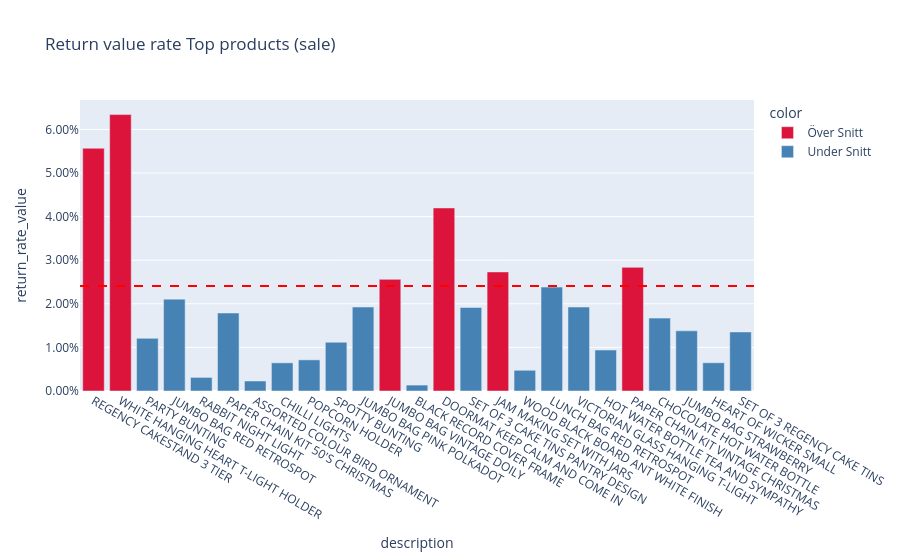

Here is the notebook cell this chart was saved with:
### Code cell
#
rv_topsale = df_rvalue_top_sale.head(25).copy()
rv_topsale['color'] = rv_topsale['return_rate_value'].apply(lambda x: 'Över Snitt' if x > df_avg_rr['weighted_return_rate_value'][0] else 'Under Snitt')

fig_rv_topsale = px.bar(rv_topsale,
                       x='description',
                       y='return_rate_value',
                       color='color',
                       color_discrete_map={'Över Snitt': 'crimson', 'Under Snitt': 'steelblue'},
                       title='Return value rate Top products (sale)',
                       category_orders={'description': rv_topsale['description'].tolist()}
                       )

fig_rv_topsale.add_hline(
    y=df_avg_rr['weighted_return_rate_value'][0],
    line_dash='dash',
    line_color='red'    
)

fig_rv_topsale.update_yaxes(tickformat='.2%')

fig_rv_topsale.show()

### Figure 1 — Plotly figure (JSON) as saved in the notebook; plotly's stock layout.template omitted (floating-point values rounded to 4 significant figures)
{"data": [{"hovertemplate": "color=Över Snitt<br>description=%{x}<br>return_rate_value=%{y}<extra></extra>", "legendgroup": "Över Snitt", "marker": {"color": "crimson", "pattern": {"shape": ""}}, "name": "Över Snitt", "orientation": "v", "showlegend": true, "textposition": "auto", "type": "bar", "x": ["REGENCY CAKESTAND 3 TIER", "WHITE HANGING HEART T-LIGHT HOLDER", "JUMBO BAG VINTAGE DOILY ", "DOORMAT KEEP CALM AND COME IN", "JAM MAKING SET WITH JARS", "PAPER CHAIN KIT VINTAGE CHRISTMAS"], "xaxis": "x", "y": [0.05568, 0.06341, 0.02561, 0.04199, 0.02731, 0.02836], "yaxis": "y"}, {"hovertemplate": "color=Under Snitt<br>description=%{x}<br>return_rate_value=%{y}<extra></extra>", "legendgroup": "Under Snitt", "marker": {"color": "steelblue", "pattern": {"shape": ""}}, "name": "Under Snitt", "orientation": "v", "showlegend": true, "textposition": "auto", "type": "bar", "x": ["PARTY BUNTING", "JUMBO BAG RED RETROSPOT", "RABBIT NIGHT LIGHT", "PAPER CHAIN KIT 50'S CHRISTMAS ", "ASSORTED COLOUR BIRD ORNAMENT", "CHILLI LIGHTS", "POPCORN HOLDER", "SPOTTY BUNTING", "JUMBO BAG PINK POLKADOT", "BLACK RECORD COVER FRAME", "SET OF 3 CAKE TINS PANTRY DESIGN ", "WOOD BLACK BOARD ANT WHITE FINISH", "LUNCH BAG RED RETROSPOT", "VICTORIAN GLASS HANGING T-LIGHT", "HOT WATER BOTTLE TEA AND SYMPATHY", "CHOCOLATE HOT WATER BOTTLE", "JUMBO BAG STRAWBERRY", "HEART OF WICKER SMALL", "SET OF 3 REGENCY CAKE TINS"], "xaxis": "x", "y": [0.01208, 0.02107, 0.003116, 0.01789, 0.002294, 0.006464, 0.00714, 0.01119, 0.01926, 0.001358, 0.01916, 0.004753, 0.02383, 0.01926, 0.009405, 0.01672, 0.0138, 0.006479, 0.01354], "yaxis": "y"}], "layout": {"barmode": "relative", "legend": {"title": {"text": "color"}, "tracegroupgap": 0}, "shapes": [{"line": {"color": "red", "dash": "dash"}, "type": "line", "x0": 0, "x1": 1, "xref": "x domain", "y0": 0.02408, "y1": 0.02408, "yref": "y"}], "title": {"text": "Return value rate Top products (sale)"}, "xaxis": {"anchor": "y", "categoryarray": ["REGENCY CAKESTAND 3 TIER", "WHITE HANGING HEART T-LIGHT HOLDER", "PARTY BUNTING", "JUMBO BAG RED RETROSPOT", "RABBIT NIGHT LIGHT", "PAPER CHAIN KIT 50'S CHRISTMAS ", "ASSORTED COLOUR BIRD ORNAMENT", "CHILLI LIGHTS", "POPCORN HOLDER", "SPOTTY BUNTING", "JUMBO BAG PINK POLKADOT", "JUMBO BAG VINTAGE DOILY ", "BLACK RECORD COVER FRAME", "DOORMAT KEEP CALM AND COME IN", "SET OF 3 CAKE TINS PANTRY DESIGN ", "JAM MAKING SET WITH JARS", "WOOD BLACK BOARD ANT WHITE FINISH", "LUNCH BAG RED RETROSPOT", "VICTORIAN GLASS HANGING T-LIGHT", "HOT WATER BOTTLE TEA AND SYMPATHY", "PAPER CHAIN KIT VINTAGE CHRISTMAS", "CHOCOLATE HOT WATER BOTTLE", "JUMBO BAG STRAWBERRY", "HEART OF WICKER SMALL", "SET OF 3 REGENCY CAKE TINS"], "categoryorder": "array", "domain": [0, 1], "title": {"text": "description"}}, "yaxis": {"anchor": "x", "domain": [0, 1], "tickformat": ".2%", "title": {"text": "return_rate_value"}}}}
